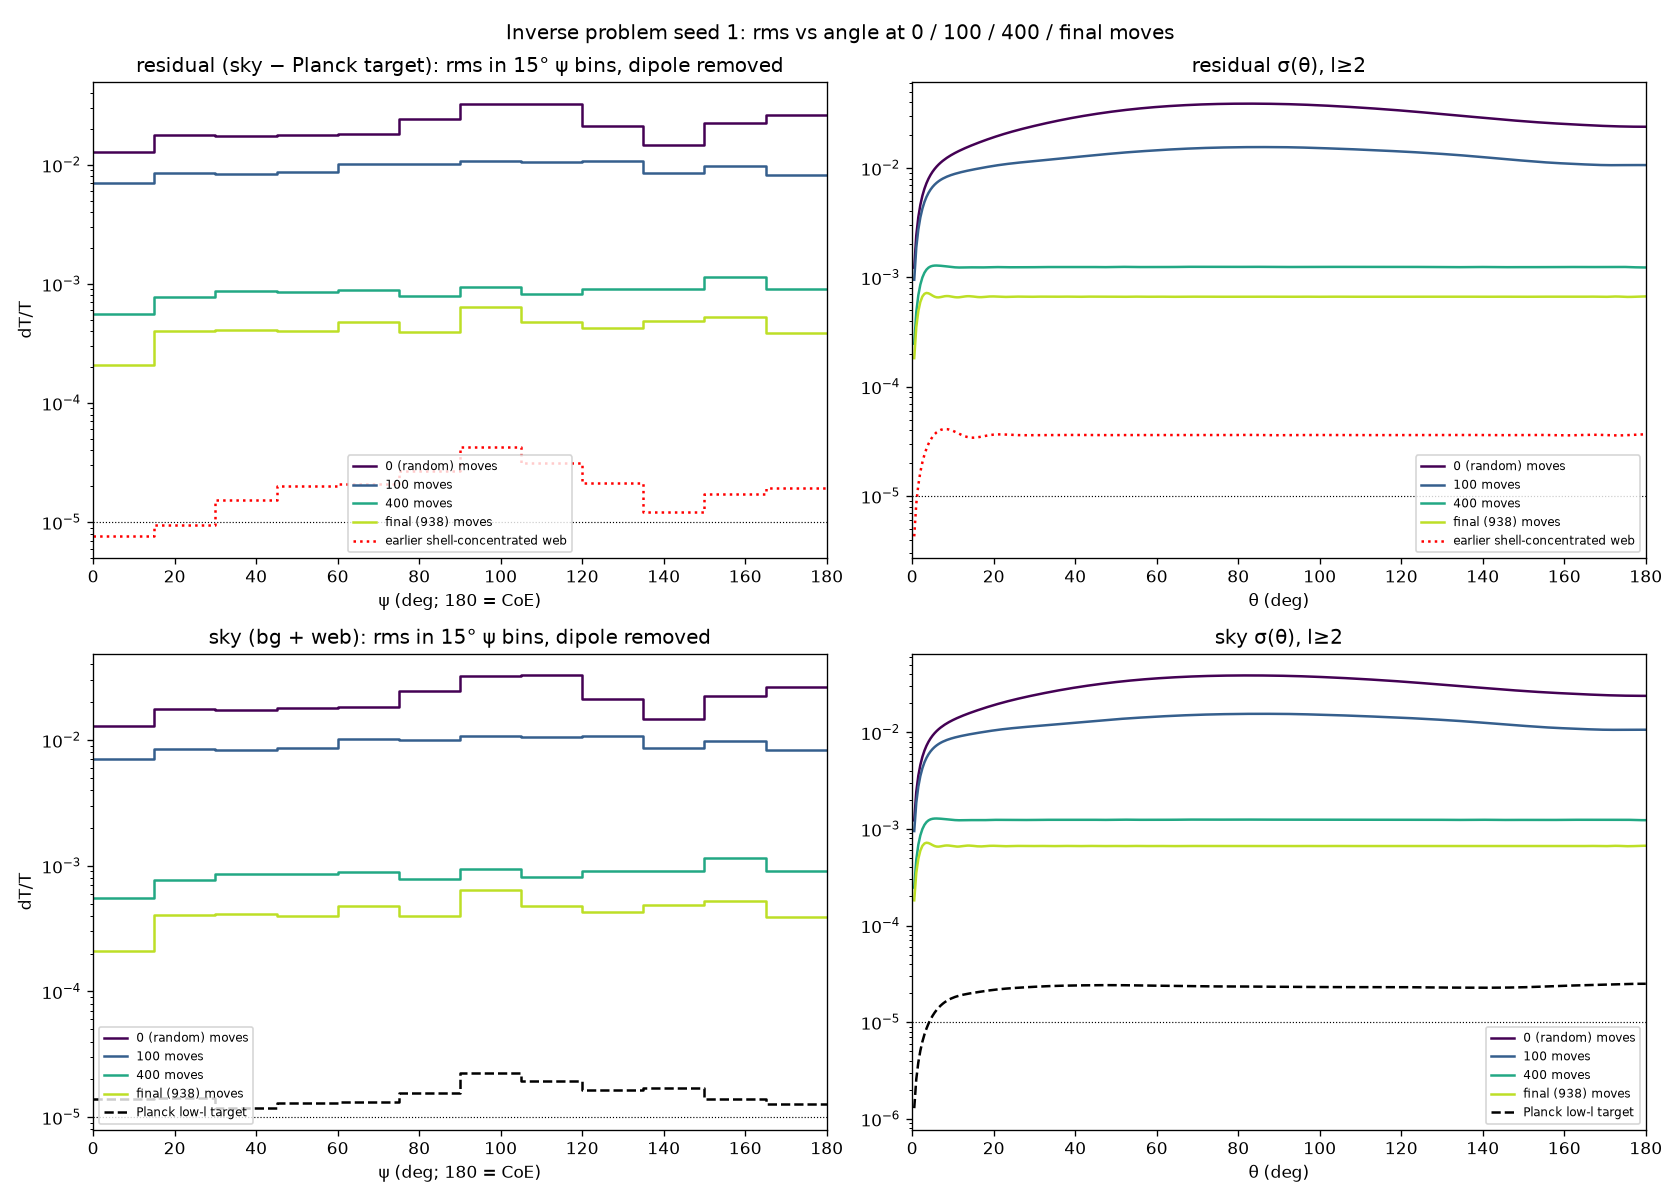

This figure's Python source:
# (b) rms dT/T vs angle at stages 0 (pure random web), 100, 400 moves and final, seed 1. Same definitions as web/dTT_rms_vs_angle_web.py:
# left = rms in 15-deg psi bins (psi = healpix colatitude, 180 = CoE), dipole removed; right = sigma(theta)=sqrt(2[C(0)-C(theta)]), l>=2.
# Top row: residual (sky - Planck low-l target); bottom row: the sky itself (bg + web). Stage maps from replay/ snapshots (inverse2_replay.py).
import json,numpy as np,healpy as hp,matplotlib;matplotlib.use('Agg');import matplotlib.pyplot as plt
from scipy.special import eval_legendre
W='/workspace/coepdf/joint_solve/phase5/web/inverse/';NS=64;L=3*NS-1;ll=np.arange(L+1);th=np.linspace(0,180,361)
P=np.array([eval_legendre(l,np.cos(np.radians(th))) for l in ll]);psi=np.degrees(hp.pix2ang(NS,np.arange(hp.nside2npix(NS)))[0]);bins=np.arange(0,181,15)
def fin(x,n):
    if not np.all(np.isfinite(x)):raise SystemExit('NONFINITE '+n)
    return x
z0=np.load(W+'replay/snap_s1_0000.npz');T=z0['Tobs'];fz=np.load(W+'inv_s1.npz');nf=json.load(open(W+'inv_s1.json'))['n_moves']
st=[('0 (random)',z0['Rmap']),('100',np.load(W+'replay/snap_s1_0100.npz')['Rmap']),('400',np.load(W+'replay/snap_s1_0400.npz')['Rmap']),(f'final ({nf})',fz['Resid'])]
old=np.load('/workspace/coepdf/joint_solve/phase5/p5_web_RA0.01_M1e22.npz')
fig,ax=plt.subplots(2,2,figsize=(14,10));out={}
def draw(a0,a1,m,lab,c,ls='-'):
    nd=hp.remove_dipole(fin(m,lab));r=[np.sqrt(np.mean(nd[(psi>=b)&(psi<b+15)]**2)) for b in bins[:-1]];a0.step(bins,np.r_[r,r[-1]],ls,where='post',color=c,label=lab)
    cl=hp.anafast(nd,lmax=L);k=(2*ll+1)/(4*np.pi)*cl*(ll>=2);Ct=k@P;a1.plot(th[1:],np.sqrt(np.clip(2*(Ct[0]-Ct[1:]),0,None)),ls,color=c,label=lab);return float(nd.std())
for (lab,m),c in zip(st,plt.cm.viridis(np.linspace(0,0.9,4))):
    out[lab]=dict(resid=draw(ax[0,0],ax[0,1],m-T,f'{lab} moves',c),sky=draw(ax[1,0],ax[1,1],m,f'{lab} moves',c))
out['old_shell_web_resid']=draw(ax[0,0],ax[0,1],old['Resid']-old['Tobs'],'earlier shell-concentrated web','r',':')
out['planck_target']=draw(ax[1,0],ax[1,1],T,'Planck low-l target','k','--')
for i in range(2):
    for j in range(2):ax[i,j].set_yscale('log');ax[i,j].axhline(1e-5,color='k',ls=':',lw=0.7);ax[i,j].set_xlim(0,180);ax[i,j].legend(fontsize=7)
    ax[i,0].set_xlabel('ψ (deg; 180 = CoE)');ax[i,1].set_xlabel('θ (deg)');ax[i,0].set_ylabel('dT/T')
ax[0,0].set_title('residual (sky − Planck target): rms in 15° ψ bins, dipole removed');ax[0,1].set_title('residual σ(θ), l≥2')
ax[1,0].set_title('sky (bg + web): rms in 15° ψ bins, dipole removed');ax[1,1].set_title('sky σ(θ), l≥2')
fig.suptitle('Inverse problem seed 1: rms vs angle at 0 / 100 / 400 / final moves');fig.tight_layout();fig.savefig(W+'rms_vs_angle_stages.png',dpi=120)
json.dump(out,open(W+'rms_vs_angle_stages.json','w'),indent=1);print(json.dumps(out))
